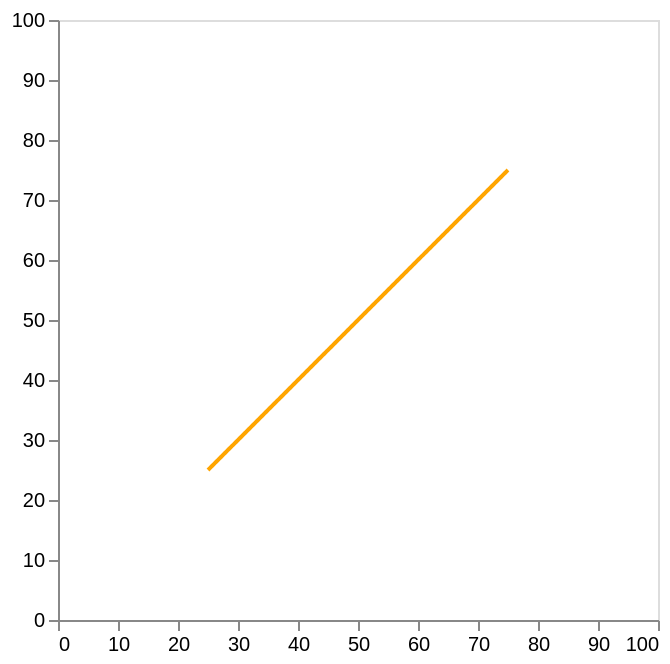

The specification (Vega-Lite) saved for this image:
### Vega-Lite specification from a JSON file in a GitHub repository (floating-point values rounded to 4 significant figures)
{"$schema": "https://vega.github.io/schema/vega-lite/v6.json", "description": "A scatterplot showing horsepower and miles per gallons for various cars.", "params": [{"name": "x", "value": 25, "bind": {"input": "range", "min": 1, "max": 100, "step": 1}}, {"name": "x2", "value": 75, "bind": {"input": "range", "min": 1, "max": 100, "step": 1}}, {"name": "y", "value": 25, "bind": {"input": "range", "min": 1, "max": 100, "step": 1}}, {"name": "y2", "value": 75, "bind": {"input": "range", "min": 1, "max": 100, "step": 1}}, {"name": "strokeWidth", "value": 2, "bind": {"input": "range", "min": 0, "max": 10, "step": 0.5}}, {"name": "strokeCap", "value": "butt", "bind": {"input": "select", "options": ["butt", "round", "square"]}}, {"name": "strokeDash", "value": [1, 0], "bind": {"input": "select", "options": [[1, 0], [8, 8], [8, 4], [4, 4], [4, 2], [2, 1], [1, 1]]}}], "data": {"values": [{}]}, "mark": {"type": "rule", "color": "orange", "strokeWidth": {"expr": "strokeWidth"}, "strokeDash": {"expr": "strokeDash"}, "strokeCap": {"expr": "strokeCap"}}, "encoding": {"x": {"datum": {"expr": "x"}, "type": "quantitative", "scale": {"domain": [0, 100]}}, "y": {"datum": {"expr": "y"}, "type": "quantitative", "scale": {"domain": [0, 100]}}, "x2": {"datum": {"expr": "x2"}}, "y2": {"datum": {"expr": "y2"}}}}
